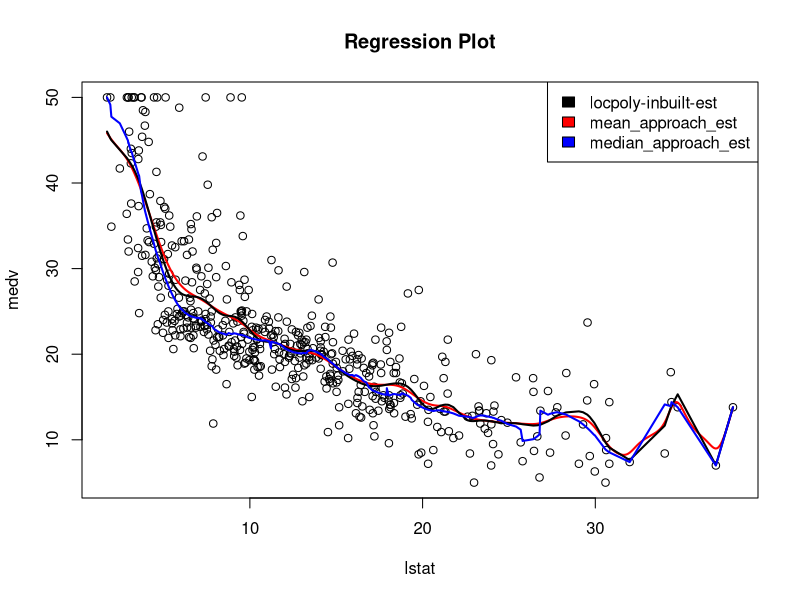
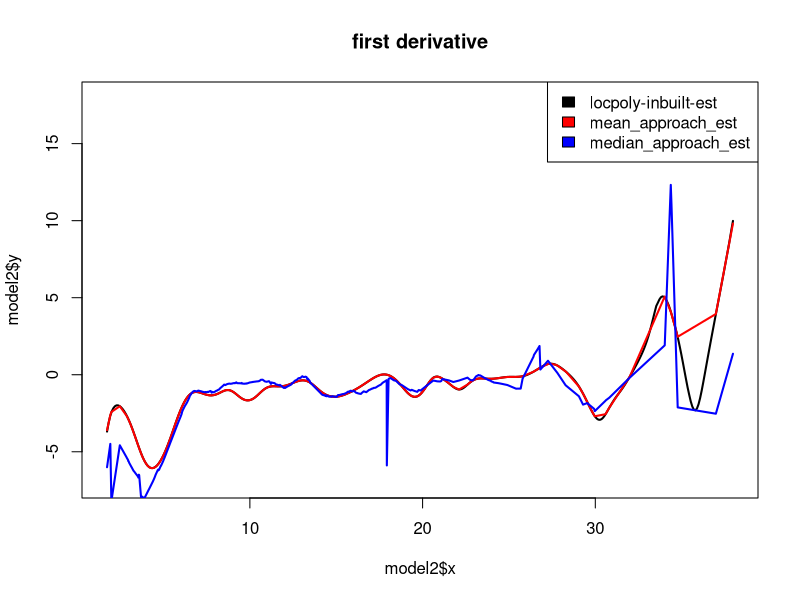
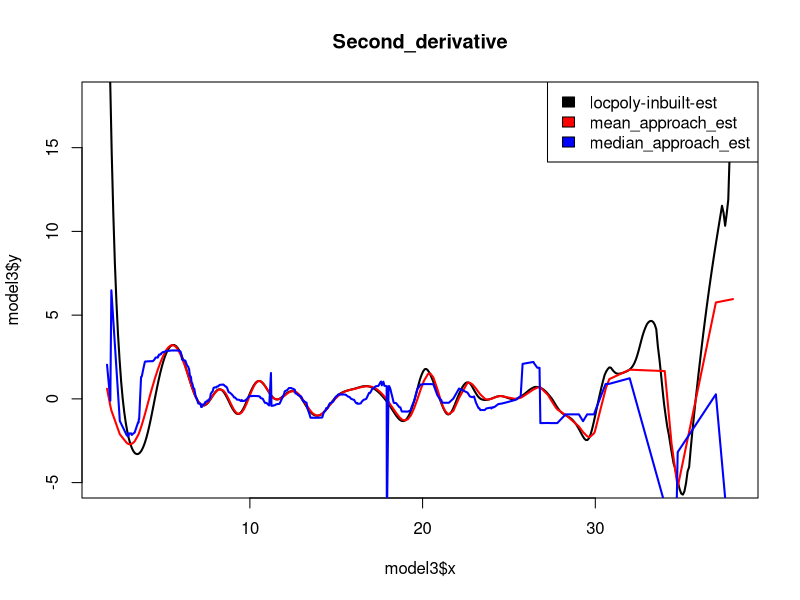

Recreate these plots in R, in order.
library(KernSmooth)

# sorting data frame according x_values means eruptions
library(MASS)

data <- Boston[order(Boston$lstat),]
x <- data$lstat
y <- data$medv

K <- function(u)
{
  return(dnorm(u))
}

#mean approach

mean_approach_est <- function(theta, x, y, h, x_0) {
  theta_0 <- theta[1]
  theta_1 <- theta[2]
  theta_2 <- theta[3]
  n <- length(x)
  result <- 1/n * sum((y - theta_0 - theta_1 * (x - x_0) - theta_2 * (x - x_0)^2/2)^2 * K((x - x_0)/h))
  return(result)
}


initial_guess <- c(0, 0, 0)  # Initial guess for theta_0, theta_1, and theta_2
h <- 0.85  # Bandwidth parameter for the kernel
x_values <- x
m_hat_1 <- matrix(0,nrow = length(x_values), ncol = 3)
for (i in 1:length(x_values)) {
  x_0 <- x_values[i]
  opt_result <- optim(initial_guess, mean_approach_est, x = x, y = y, h = h, x_0 = x_0)
  m_hat_1[i,] <- c(opt_result$par[1],opt_result$par[2],opt_result$par[3])
}

colnames(m_hat_1) <- c("theta_0","theta_1","theta_2" )

#median approach
median_approach_est <- function(theta, x, y, h, x_0) {
  theta_0 <- theta[1]
  theta_1 <- theta[2]
  theta_2 <- theta[3]
  
  n <- length(x)
  result <- 1/n * sum(abs((y - theta_0 - theta_1 * (x - x_0) - theta_2 * ((x - x_0)^2)/2)) * K((x - x_0)/h))
  return(result)
}
m_hat_2 <- matrix(0,nrow = length(x_values), ncol = 3)
for (i in 1:length(x_values)) {
  x_0 <- x_values[i]
  opt_result <- optim(initial_guess, median_approach_est, x = x, y = y, h = h, x_0 = x_0)
  m_hat_2[i,] <- c(opt_result$par[1],opt_result$par[2],opt_result$par[3])
}

colnames(m_hat_2) <- c("theta_0","theta_1","theta_2" )

#plot
plot(x,y, xlab = "lstat", ylab = "medv", main = "Regression Plot")
model <- locpoly(x,y,bandwidth = 0.85)
lines(model, col = "red", lwd = 2)
lines(x_values, m_hat_1[,1], lwd = 2)
lines(x_values,m_hat_2[,1], type = "l", col = "blue", lwd = 2)
legend("topright",c("locpoly-inbuilt-est","mean_approach_est","median_approach_est"), fill = c("black","red","blue"))



#first_derivative
model2 <- locpoly(x,y, bandwidth = 0.85,drv = 1)
plot(model2, type = "l",main = "first derivative", lwd = 2, ylim = c(-7,18))
lines(x_values,m_hat_1[,2], col = "red", type = "l", lwd = 2)
lines(x_values,m_hat_2[,2], col = "blue", lwd =2)
legend("topright",c("locpoly-inbuilt-est","mean_approach_est","median_approach_est"), fill = c("black","red","blue"))


#Second_derivative
model3 <- locpoly(x,y,bandwidth = 0.85,drv = 2)
plot(model3, type = "l",main = "Second_derivative", lwd = 2, ylim = c(-5,18))
lines(x_values,m_hat_1[,3], col = "red", type = "l", lwd = 2)
lines(x_values,m_hat_2[,3], col = "blue", lwd = 2)
legend("topright",c("locpoly-inbuilt-est","mean_approach_est","median_approach_est"), fill = c("black","red","blue"))

#error
mean_sq_error_mean_apporach <- sum( (y - m_hat_1[,1])^2 )

mean_sq_error_median_apporach <- sum((y - m_hat_2[,1])^2 )


### we can see that mean_sq_error_mean_apporach is less than mean_sq_error_median_apporach
### From above graph mean approach estimator better than median approach because meadian approach estimator is fluctuating much more than mean approach
### mean approach  looks quite good and fit smoothly



